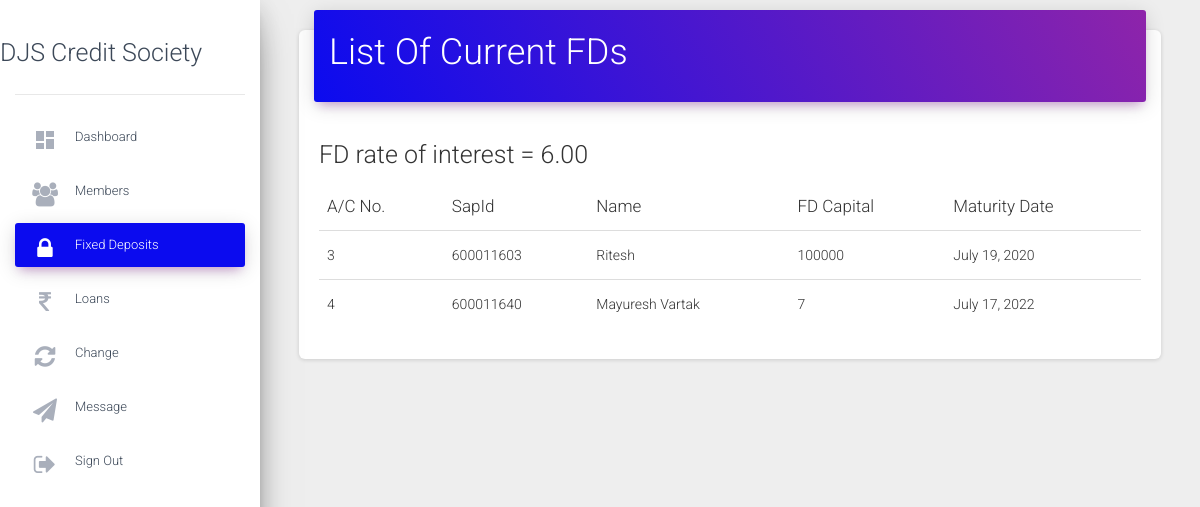
The page /csadmin/fixeddeposits (signed in) on the database its author committed.
### status/models.py (models this page shows, shortened)
class interests(models.Model):
    sharedividend=models.DecimalField(blank=True,null=True,default=0,max_digits=10,decimal_places=2)
    cddividend=models.DecimalField(blank=True,null=True,default=0,max_digits=10,decimal_places=2)
    fdinterest=models.DecimalField(blank=True,null=True,default=0,max_digits=10,decimal_places=2)
    emerloaninterest=models.DecimalField(blank=True,null=True,default=0,max_digits=10,decimal_places=2)
    longloaninterest=models.DecimalField(blank=True,null=True,default=0,max_digits=10,decimal_places=2)
    year=models.IntegerField(default=0,null=True)

class Account(models.Model):
    accountnumber=models.IntegerField(null=False,unique=True)
    username=models.ForeignKey(User,on_delete=models.CASCADE,null=True,unique=True)
    name=models.CharField(max_length=50,null=False)
    sapid=models.IntegerField(null=False,unique=True)
    dateofjoining=models.DateField(null=False)
    sharevalue=models.IntegerField(default=0,null=False)
    totalinvestment=models.IntegerField(default=0,null=False)
    shareamount=models.IntegerField(default=0,null=False)
    sharebalance=models.IntegerField(default=0)
    cdamount=models.IntegerField(default=0)
    cdbalance=models.IntegerField(default=0)
    totalamount=models.DecimalField(default=0,max_digits=10,decimal_places=2)
    sharesstartingnumber=models.IntegerField(null=True)
    sharesendingnumber=models.IntegerField(null=True)
    islongloantaken=models.BooleanField(default=False)
    isloanemertaken=models.BooleanField(default=False)
    longloanamount=models.DecimalField(blank=True,null=True,default=0,max_digits=10,decimal_places=2)
    longloanprinciple=models.DecimalField(blank=True,null=True,default=0,max_digits=10,decimal_places=2)
    longloanperiod=models.IntegerField(blank=True,null=True,default=0)
    longloaninterestamount=models.DecimalField(blank=True,null=True,default=0,max_digits=10,decimal_places=2)
    longloanbalance=models.DecimalField(blank=True,null=True,default=0,max_digits=10,decimal_places=2)
    longloanemi=models.DecimalField(blank=True,null=True,default=0,max_digits=10,decimal_places=2)
    emerloanamount=models.DecimalField(blank=True,null=True,default=0,max_digits=10,decimal_places=2)
    emerloanprinciple=models.DecimalField(blank=True,null=True,default=0,max_digits=10,decimal_places=2)
    emerloanperiod=models.IntegerField(blank=True,null=True,default=0)
    emerloaninterestamount=models.DecimalField(blank=True,null=True,default=0,max_digits=10,decimal_places=2)
    emerloanbalance=models.DecimalField(blank=True,null=True,default=0,max_digits=10,decimal_places=2)
    emerloanemi=models.DecimalField(blank=True,null=True,default=0,max_digits=10,decimal_places=2)
    fdcapital=models.IntegerField(default=0,null=True)
    fdmaturitydate=models.DateField(null=True)
    teachingstaff=models.BooleanField(default=False)
    nonteachingstaff=models.BooleanField(default=False)

### csadmin/views.py (the view)
# urls.py: path('fixeddeposits', views.fixeddeposits,name="fixeddeposits"),
@login_required
def fixeddeposits(request):
    users=Account.objects.all
    Interests=interests.objects.all().last()
    context={
        'fdadmin':users,
        'Interests':Interests,
        'Bank':"active"
    }
    return render (request,'fd_admin.html',context=context)

### csadmin/templates/fd_admin.html (shortened to what this page needs)
{%extends 'base.html'%}
{%block content%}
<main role="main" class="col-md-8 col-lg-12 px-4">
  <div class="content">
    <div class="container-fluid">
      <div class="row">
        <div class="col-md-12">
          <div class="card">
            <div class="card-header card-header-primary">
              <h1 class="h2">List Of Current FDs</h1>
            </div>
            <div class="card-body">
              <div class="table-responsive">
                <table class="table">
                  <thead>
                    <h3>FD rate of interest = {{Interests.fdinterest}}</h3>
                    <tr>
                      <th>A/C No.</th>
                      <th>SapId</th>
                      <th>Name</th>
                      <th>FD Capital</th>
                      <th>Maturity Date</th>
                    </tr>
                  </thead>
                  <tbody>
              {%for i in fdadmin%}
                <tr>
                  <td>{{i.accountnumber}}</td>
                  <td>{{i.sapid}}</td>
                  <td>{{i.name}}</td>
                  <td>{{i.fdcapital}}</td>
                  <td>{{i.fdmaturitydate}}</td>
                </tr>
              {%endfor%}
              </tbody>
                </table>
              </div>
            </div>
          </div>
        </div>
  </div>
  </div>
</main>
{%endblock%}

### rows shown on the page
interests: fdinterest "6.00"
Account: accountnumber "3", sapid "600011603", name "Ritesh", fdcapital "100000", fdmaturitydate "July 19, 2020"
Account: accountnumber "4", sapid "600011640", name "Mayuresh Vartak", fdcapital "7", fdmaturitydate "July 17, 2022"
